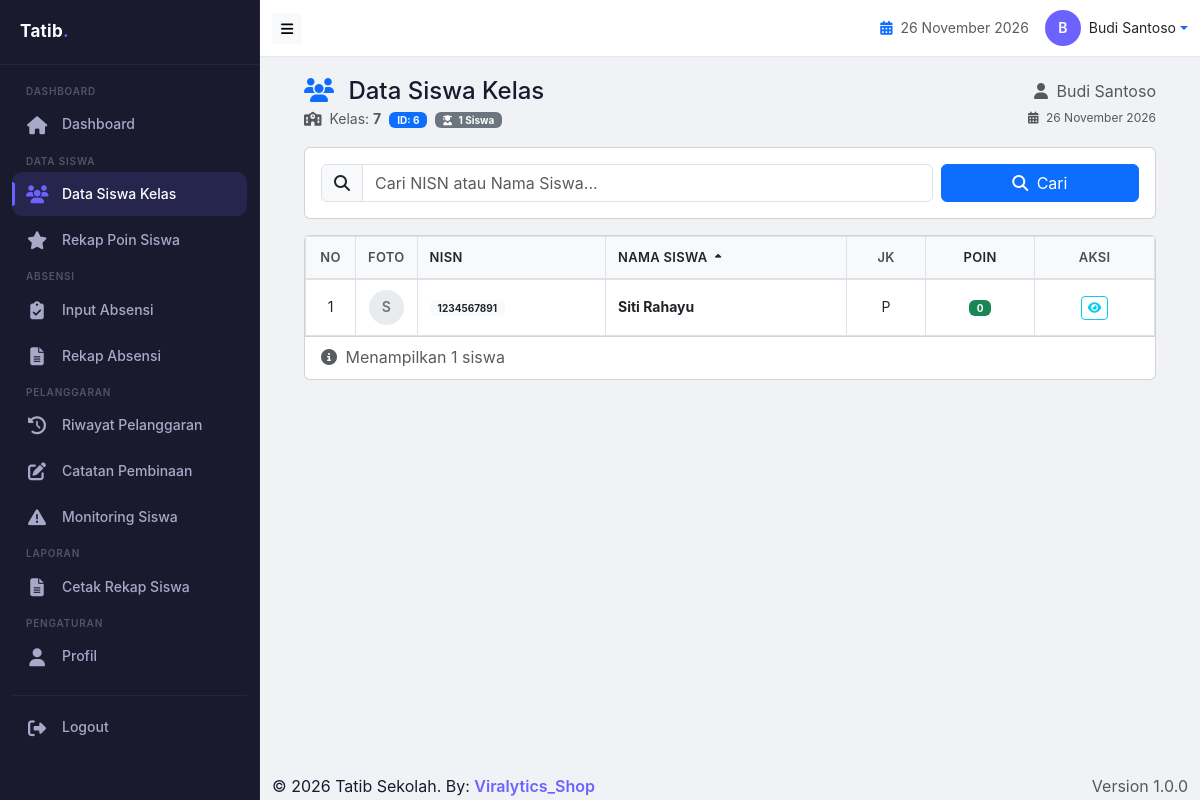
Page /walikelas/data_siswa_kelas.php (signed in) on the committed database.
### tables this page shows
CREATE TABLE `users` (
  `id` int(11) NOT NULL,
  `username` varchar(50) NOT NULL,
  `password` varchar(255) NOT NULL,
  `nama_lengkap` varchar(100) NOT NULL,
  `nip` varchar(20) DEFAULT NULL,
  `role` enum('admin','guru','bk','walikelas') DEFAULT 'guru',
  `jabatan` varchar(50) DEFAULT NULL,
  `no_hp` varchar(15) DEFAULT NULL,
  `foto` varchar(100) DEFAULT NULL,
  `is_piket` tinyint(1) DEFAULT '0',
  `is_bk` tinyint(1) DEFAULT '0',
  `is_walikelas` tinyint(1) DEFAULT '0',
  `created_at` timestamp NOT NULL DEFAULT CURRENT_TIMESTAMP
);

CREATE TABLE `kelas` (
  `id` int(11) NOT NULL,
  `nama_kelas` varchar(20) NOT NULL,
  `tingkat` varchar(10) DEFAULT NULL,
  `jurusan` varchar(20) DEFAULT NULL,
  `wali_kelas_id` int(11) DEFAULT NULL,
  `tahun_ajaran` varchar(20) DEFAULT NULL,
  `created_at` timestamp NOT NULL DEFAULT CURRENT_TIMESTAMP
);

CREATE TABLE `siswa` (
  `id` int(11) NOT NULL,
  `nisn` varchar(20) NOT NULL,
  `nama_siswa` varchar(100) NOT NULL,
  `kelas_id` int(11) DEFAULT NULL,
  `jenis_kelamin` enum('L','P') DEFAULT NULL,
  `tempat_lahir` varchar(50) DEFAULT NULL,
  `tanggal_lahir` date DEFAULT NULL,
  `alamat` text,
  `no_hp` varchar(15) DEFAULT NULL,
  `poin` int(11) DEFAULT '0',
  `foto` varchar(100) DEFAULT NULL,
  `created_at` timestamp NOT NULL DEFAULT CURRENT_TIMESTAMP
);

### includes/config.php (called while the page is built, shortened)
<?php
require_once APP_PATH . 'includes/db.php';
require_once APP_PATH . 'includes/functions.php';
function isLoggedIn() {
    return isset($_SESSION['user_id']) && isset($_SESSION['username']);
}
function checkLogin() {
    $user = getCurrentUser();
    return true;
}
function getCurrentUser() {
    if (isLoggedIn()) {
        $conn = getDB();
        $id = (int)$_SESSION['user_id'];
        $query = "SELECT * FROM users WHERE id = $id";
        $result = $conn->query($query);
        if ($result && $result->num_rows > 0) {
            return $result->fetch_assoc();
        }
    }
    return null;
}
?>

### includes/db.php (called while the page is built, shortened)
<?php
function getDB() {
    try {
        $conn = new mysqli(DB_HOST, DB_USER, DB_PASS, DB_NAME);
        return $conn;
    } catch (Exception $e) {
        die("Database connection error: " . $e->getMessage());
    }
}
function query($sql) {
    $conn = getDB();
    return $conn->query($sql);
}
function getRow($sql) {
    $result = query($sql);
    return $result->fetch_assoc();
}
function getRows($sql) {
    $result = query($sql);
    $rows = [];
    while ($row = $result->fetch_assoc()) {
        $rows[] = $row;
    }
    return $rows;
}
?>

### includes/functions.php (called while the page is built, shortened)
<?php
function getSiswaByKelas($kelas_id) {
    $query = "SELECT * FROM siswa WHERE kelas_id = $kelas_id ORDER BY nama_siswa";
    return getRows($query);
}
?>

### walikelas/data_siswa_kelas.php (the view, shortened to what this page needs)
<?php
include '../includes/config.php';
checkLogin();
$user = getCurrentUser();
$kelas_wali = getRow("SELECT * FROM kelas WHERE wali_kelas_id = " . $user['id']);
$kelas_id = $kelas_wali ? $kelas_wali['id'] : 0;
$nama_kelas = $kelas_wali ? $kelas_wali['nama_kelas'] : 'Belum ditentukan';
$siswa_list = $kelas_id > 0 ? getSiswaByKelas($kelas_id) : [];
$search = isset($_GET['search']) ? $_GET['search'] : '';
$sort = isset($_GET['sort']) ? $_GET['sort'] : 'nama_siswa';
$order = isset($_GET['order']) ? $_GET['order'] : 'asc';
usort($siswa_list, function($a, $b) use ($sort, $order) {
    $val_a = $a[$sort] ?? '';
    $val_b = $b[$sort] ?? '';
    if ($sort == 'poin') {
        $val_a = (int)$val_a;
        $val_b = (int)$val_b;
    }
    if ($order == 'asc') {
        return $val_a > $val_b ? 1 : -1;
    } else {
        return $val_a < $val_b ? 1 : -1;
    }
});
include '../includes/header.php';
include '../includes/sidebar_walikelas.php';
?>
<div class="container-fluid px-2 px-md-3 px-lg-4">
    <div class="d-flex justify-content-between align-items-center flex-wrap mb-3">
        <div>
            <h4 class="mb-0">
                <i class="fas fa-users text-primary me-2"></i> Data Siswa Kelas
            </h4>
            <small class="text-muted">
                <i class="fas fa-school me-1"></i> Kelas: <strong><?= htmlspecialchars($nama_kelas) ?></strong>
                <?php if ($kelas_id > 0): ?>
                    <span class="badge bg-primary ms-1">ID: <?= $kelas_id ?></span>
                <?php endif; ?>
                <span class="badge bg-secondary ms-1">
                    <i class="fas fa-user-graduate me-1"></i> <?= count($siswa_list) ?> Siswa
                </span>
            </small>
        </div>
        <div class="text-end">
            <span class="text-muted d-block">
                <i class="fas fa-user me-1"></i> <?= htmlspecialchars($user['nama_lengkap'] ?? 'Wali Kelas') ?>
            </span>
            <span class="text-muted" style="font-size: 12px;">
                <i class="fas fa-calendar-alt me-1"></i> <?= date('d F Y') ?>
            </span>
        </div>
    </div>
    <?php if ($kelas_id == 0): ?>
        <div class="alert alert-warning alert-dismissible fade show">
            <i class="fas fa-exclamation-triangle me-2"></i>
            Anda belum ditugaskan sebagai wali kelas. Silahkan hubungi administrator.
            <button type="button" class="btn-close" data-bs-dismiss="alert"></button>
        </div>
    <?php else: ?>
    <div class="card mb-3">
        <div class="card-body">
            <form method="GET" action="" class="row g-2">
                <div class="col-md-9">
                    <div class="input-group">
                        <span class="input-group-text"><i class="fas fa-search"></i></span>
                        <input type="text" class="form-control" name="search"
                               placeholder="Cari NISN atau Nama Siswa..."
                               value="<?= htmlspecialchars($search) ?>">
                    </div>
                </div>
                <div class="col-md-3">
                    <button type="submit" class="btn btn-primary w-100">
                        <i class="fas fa-search me-1"></i> Cari
                    </button>
                </div>
            </form>
        </div>
    </div>
    <div class="card">
        <div class="card-body p-0">
            <div class="table-responsive">
                <table class="table table-bordered table-hover mb-0">
                    <thead class="table-light">
                        <tr>
                            <th width="50" class="text-center">No</th>
                            <th width="60" class="text-center">Foto</th>
                            <th>
                                <a href="?sort=nisn&order=<?= $sort == 'nisn' && $order == 'asc' ? 'desc' : 'asc' ?><?= !empty($search) ? '&search=' . urlencode($search) : '' ?>"
                                   class="text-decoration-none text-dark">
                                    NISN
                                </a>
                            </th>
                            <th>
                                <a href="?sort=nama_siswa&order=<?= $sort == 'nama_siswa' && $order == 'asc' ? 'desc' : 'asc' ?><?= !empty($search) ? '&search=' . urlencode($search) : '' ?>"
                                   class="text-decoration-none text-dark">
                                    Nama Siswa
                                    <?php if ($sort == 'nama_siswa'): ?>
                                        <i class="fas fa-sort-<?= $order == 'asc' ? 'up' : 'down' ?> ms-1"></i>
                                    <?php endif; ?>
                                </a>
                            </th>
                            <th class="text-center">JK</th>
                            <th class="text-center">
                                <a href="?sort=poin&order=<?= $sort == 'poin' && $order == 'asc' ? 'desc' : 'asc' ?><?= !empty($search) ? '&search=' . urlencode($search) : '' ?>"
                                   class="text-decoration-none text-dark">
                                    Poin
                                </a>
                            </th>
                            <th class="text-center" width="120">Aksi</th>
                        </tr>
                    </thead>
                    <tbody>
                        <?php if (!empty($siswa_list)): ?>
                            <?php $no = 1; foreach ($siswa_list as $siswa): ?>
                                <tr>
                                    <td class="text-center"><?= $no++ ?></td>
                                    <td class="text-center">
                                        <?php if (!empty($siswa['foto']) && file_exists(APP_PATH . 'uploads/siswa/' . $siswa['foto'])): ?>
                                            <img src="<?= APP_URL ?>uploads/siswa/<?= $siswa['foto'] ?>"
                                                 alt="Foto" width="35" height="35"
                                                 style="object-fit: cover; border-radius: 50%;">
                                        <?php else: ?>
                                            <div class="avatar-placeholder" style="width:35px;height:35px;border-radius:50%;background:#e9ecef;display:inline-flex;align-items:center;justify-content:center;color:#6c757d;font-weight:600;font-size:14px;">
                                                <?= strtoupper(substr($siswa['nama_siswa'], 0, 1)) ?>
                                            </div>
                                        <?php endif; ?>
                                    </td>
                                    <td><span class="badge bg-light text-dark"><?= htmlspecialchars($siswa['nisn'] ?? '-') ?></span></td>
                                    <td><strong><?= htmlspecialchars($siswa['nama_siswa']) ?></strong></td>
                                    <td class="text-center"><?= $siswa['jenis_kelamin'] == 'L' ? 'L' : 'P' ?></td>
                                    <td class="text-center">
                                        <?php
                                        $poin = (int)$siswa['poin'];
                                        $badge = $poin >= 300 ? 'danger' : ($poin >= 200 ? 'warning' : ($poin >= 100 ? 'info' : 'success'));
                                        ?>
                                        <span class="badge bg-<?= $badge ?>"><?= $poin ?></span>
                                    </td>
                                    <td class="text-center">
                                        <div class="btn-group btn-group-sm" role="group">
                                            <a href="<?= APP_URL ?>walikelas/siswa_detail_walikelas.php?id=<?= $siswa['id'] ?>"
                                               class="btn btn-outline-info" title="Detail">
                                                <i class="fas fa-eye"></i>
                                            </a>
                                        </div>
                                    </td>
                                </tr>
                            <?php endforeach; ?>
                        <?php endif; ?>
                    </tbody>
                </table>
            </div>
        </div>
        <?php if (!empty($siswa_list)): ?>
            <div class="card-footer bg-transparent text-muted">
                <i class="fas fa-info-circle me-1"></i>
                Menampilkan <?= count($siswa_list) ?> siswa
            </div>
        <?php endif; ?>
    </div>
    <?php endif; ?>
</div>
<?php include '../includes/footer.php'; ?>

### includes/header.php (shortened to what this page needs)
<?php
$user = getCurrentUser();
?>
<!DOCTYPE html>
<html lang="id">
<head>
    <link href="https://cdn.jsdelivr.net/npm/bootstrap@5.3.0/dist/css/bootstrap.min.css" rel="stylesheet">
    <link href="https://cdnjs.cloudflare.com/ajax/libs/font-awesome/6.4.0/css/all.min.css" rel="stylesheet">
</head>
<body>
    <div class="app-wrapper">
        <?php include APP_PATH . 'includes/sidebar.php'; ?>
        <div class="main-content">
            <nav class="navbar navbar-custom">
                <div class="container-fluid">
                    <div class="d-flex align-items-center">
                        <button class="btn btn-sm btn-light d-none d-md-block" onclick="toggleSidebar()">
                            <i class="fas fa-bars"></i>
                        </button>
                    </div>
                    <div class="d-flex align-items-center ms-auto">
                        <span class="me-3 d-none d-sm-inline text-muted" style="font-size:14px;">
                            <i class="fas fa-calendar-alt text-primary me-1"></i>
                            <?= date('d F Y') ?>
                        </span>
                        <div class="dropdown">
                            <a href="#" class="d-flex align-items-center text-decoration-none dropdown-toggle" data-bs-toggle="dropdown">
                                <div class="avatar-circle">
                                    <?= strtoupper(substr($user['nama_lengkap'] ?? 'U', 0, 1)) ?>
                                </div>
                                <span class="ms-2 d-none d-md-inline text-dark" style="font-size:14px;">
                                    <?= $user['nama_lengkap'] ?? 'User' ?>
                                </span>
                            </a>
                        </div>
                    </div>
                </div>
            </nav>
            <div class="content-wrapper">

### rows in the picture
users: nama_lengkap "B", nama_lengkap "Budi Santoso"
kelas: nama_kelas "7", id "6"
siswa: nama_siswa "S", nisn "1234567891", nama_siswa "Siti Rahayu", jenis_kelamin "P", poin "0"

### other values in the picture
count($siswa_list) "1"
APP_NAME "Tatib Sekolah"
APP_VERSION "1.0.0"
